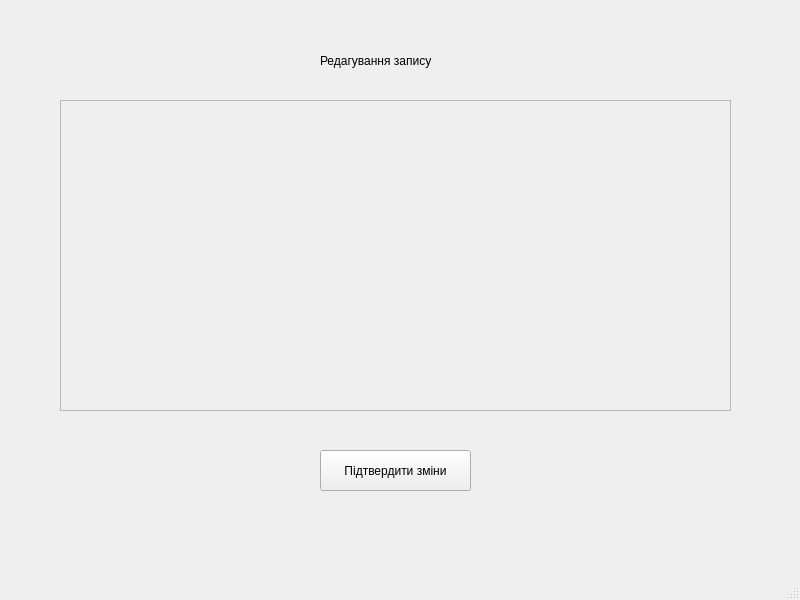
<?xml version="1.0" encoding="UTF-8"?>
<ui version="4.0">
 <class>RedactWindow</class>
 <widget class="QMainWindow" name="RedactWindow">
  <property name="geometry">
   <rect>
    <x>0</x>
    <y>0</y>
    <width>800</width>
    <height>600</height>
   </rect>
  </property>
  <property name="windowTitle">
   <string>MainWindow</string>
  </property>
  <widget class="QWidget" name="centralwidget">
   <widget class="QLabel" name="label">
    <property name="geometry">
     <rect>
      <x>320</x>
      <y>40</y>
      <width>141</width>
      <height>41</height>
     </rect>
    </property>
    <property name="text">
     <string>Редагування запису</string>
    </property>
   </widget>
   <widget class="QScrollArea" name="scrollArea">
    <property name="geometry">
     <rect>
      <x>60</x>
      <y>100</y>
      <width>671</width>
      <height>311</height>
     </rect>
    </property>
    <property name="widgetResizable">
     <bool>true</bool>
    </property>
    <widget class="QWidget" name="scrollAreaWidgetContents">
     <property name="geometry">
      <rect>
       <x>0</x>
       <y>0</y>
       <width>669</width>
       <height>309</height>
      </rect>
     </property>
    </widget>
   </widget>
   <widget class="QPushButton" name="confirmButton">
    <property name="geometry">
     <rect>
      <x>320</x>
      <y>450</y>
      <width>151</width>
      <height>41</height>
     </rect>
    </property>
    <property name="text">
     <string>Підтвердити зміни</string>
    </property>
   </widget>
  </widget>
  <widget class="QMenuBar" name="menubar">
   <property name="geometry">
    <rect>
     <x>0</x>
     <y>0</y>
     <width>800</width>
     <height>26</height>
    </rect>
   </property>
  </widget>
  <widget class="QStatusBar" name="statusbar"/>
 </widget>
 <resources/>
 <connections/>
</ui>
